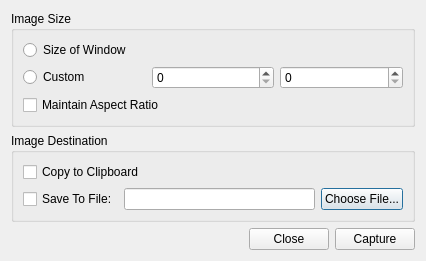
<?xml version="1.0" encoding="UTF-8"?>
<ui version="4.0">
 <class>ImageExportDialog</class>
 <widget class="QDialog" name="ImageExportDialog">
  <property name="geometry">
   <rect>
    <x>0</x>
    <y>0</y>
    <width>426</width>
    <height>237</height>
   </rect>
  </property>
  <property name="windowTitle">
   <string>Image Export Dialog</string>
  </property>
  <property name="modal">
   <bool>true</bool>
  </property>
  <layout class="QVBoxLayout" name="verticalLayout_5">
   <item>
    <widget class="QGroupBox" name="imageSizeGroup">
     <property name="title">
      <string>Image Size</string>
     </property>
     <layout class="QVBoxLayout" name="verticalLayout_3">
      <item>
       <widget class="QRadioButton" name="RBWindowSize">
        <property name="text">
         <string>Size of Window</string>
        </property>
       </widget>
      </item>
      <item>
       <layout class="QHBoxLayout" name="horizontalLayout">
        <item>
         <widget class="QRadioButton" name="RBPixelSize">
          <property name="text">
           <string>Custom</string>
          </property>
         </widget>
        </item>
        <item>
         <widget class="QSpinBox" name="spinBox"/>
        </item>
        <item>
         <widget class="QSpinBox" name="spinBox_2"/>
        </item>
       </layout>
      </item>
      <item>
       <widget class="QCheckBox" name="CBAspectRatio">
        <property name="text">
         <string>Maintain Aspect Ratio</string>
        </property>
       </widget>
      </item>
     </layout>
    </widget>
   </item>
   <item>
    <widget class="QGroupBox" name="imageDestinationGroup">
     <property name="title">
      <string>Image Destination</string>
     </property>
     <layout class="QVBoxLayout" name="verticalLayout_4">
      <item>
       <widget class="QCheckBox" name="CBCopyToClipboard">
        <property name="text">
         <string>Copy to Clipboard</string>
        </property>
       </widget>
      </item>
      <item>
       <layout class="QHBoxLayout" name="horizontalLayout_2">
        <item>
         <widget class="QCheckBox" name="CBSaveToFile">
          <property name="text">
           <string>Save To File:</string>
          </property>
         </widget>
        </item>
        <item>
         <widget class="QLineEdit" name="LESaveFile"/>
        </item>
        <item>
         <widget class="QPushButton" name="BChooseFile">
          <property name="text">
           <string>Choose File...</string>
          </property>
         </widget>
        </item>
       </layout>
      </item>
      <item>
       <spacer name="verticalSpacer">
        <property name="orientation">
         <enum>Qt::Vertical</enum>
        </property>
        <property name="sizeHint" stdset="0">
         <size>
          <width>20</width>
          <height>40</height>
         </size>
        </property>
       </spacer>
      </item>
     </layout>
    </widget>
   </item>
   <item>
    <layout class="QHBoxLayout" name="horizontalLayout_4">
     <item>
      <spacer name="horizontalSpacer">
       <property name="orientation">
        <enum>Qt::Horizontal</enum>
       </property>
       <property name="sizeHint" stdset="0">
        <size>
         <width>40</width>
         <height>20</height>
        </size>
       </property>
      </spacer>
     </item>
     <item>
      <widget class="QPushButton" name="BClose">
       <property name="text">
        <string>Close</string>
       </property>
      </widget>
     </item>
     <item>
      <widget class="QPushButton" name="BCapture">
       <property name="text">
        <string>Capture</string>
       </property>
      </widget>
     </item>
    </layout>
   </item>
  </layout>
 </widget>
 <resources/>
 <connections/>
</ui>
